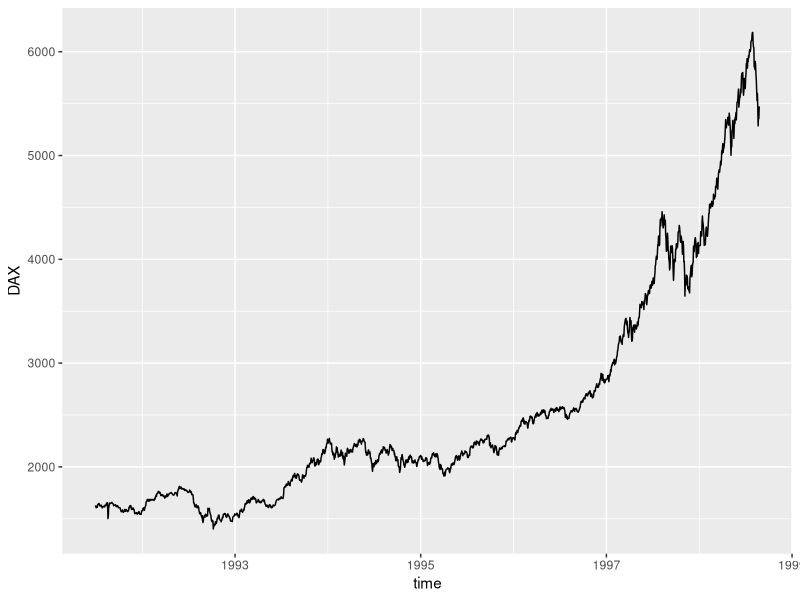
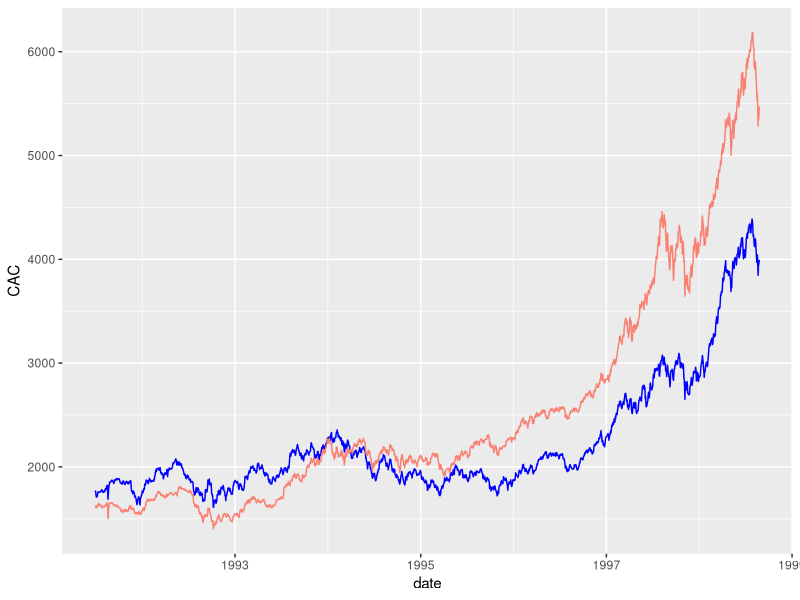
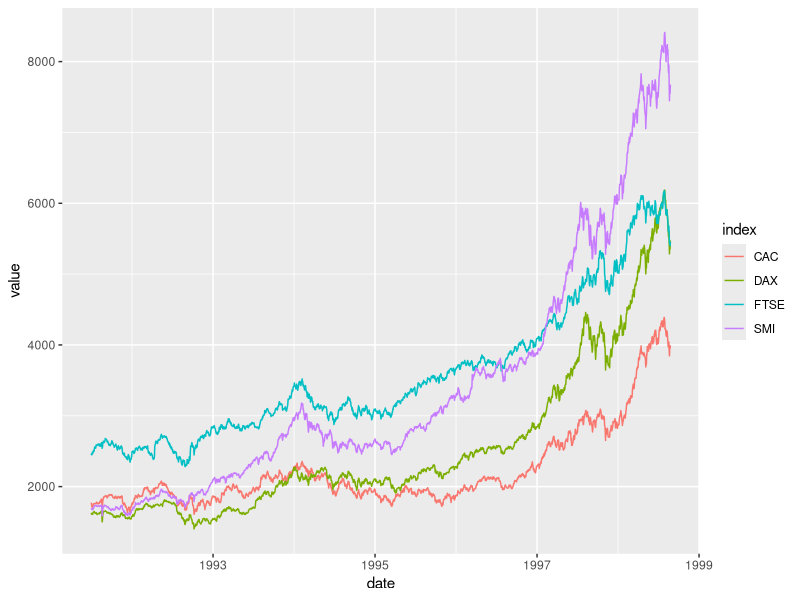

Write R code to recreate these figures, in order.
## ---- chunk 1
library(ggplot2)
## ---- chunk 2
library(dplyr)
library(tidyr)
## ---- chunk 3
data("EuStockMarkets")
df <- as.data.frame(EuStockMarkets)
df$time <- time(EuStockMarkets)
## ---- chunk 4
ggplot(df, aes(x=time,y=DAX))+geom_line()
## ---- chunk 5
EuStockMarkets <-
  EuStockMarkets |>
  as_tibble() |> 
  mutate(date = time(EuStockMarkets))
## ---- chunk 6
ggplot(EuStockMarkets, aes(x=date,y=CAC))+
  geom_line(color = "blue")+
  geom_line(mapping=aes(y=DAX),color = "salmon")
## ---- chunk 7
EuStockMarkets |>
  pivot_longer(!date, names_to ="index") |>
  slice_head(n=18)
  
## ---- chunk 8
EuStockMarkets |>
  pivot_longer(!date, names_to ="index") |>
  ggplot(aes(x=date,y=value,colour=index))+
  geom_line()
  
## ---- chunk 9
EuStockMarkets|>
  pivot_longer(DAX | SMI) |>
  slice_head(n=10) |>
  knitr::kable()
## ---- chunk 10
EuStockMarkets |>
  select(!FTSE) |>
  pivot_longer(!date) |> 
  summarise(avg_stock = mean(value), .by = date) |> 
  slice_head(n=10) |>
knitr::kable()
